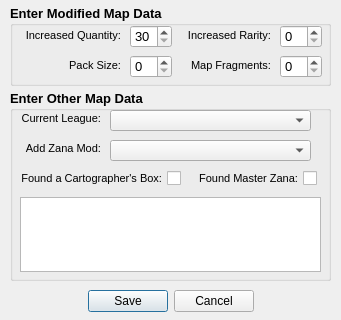
<?xml version="1.0" encoding="UTF-8"?>
<ui version="4.0">
 <class>AddMore</class>
 <widget class="QDialog" name="AddMore">
  <property name="geometry">
   <rect>
    <x>0</x>
    <y>0</y>
    <width>341</width>
    <height>320</height>
   </rect>
  </property>
  <property name="windowTitle">
   <string>Add More Map Data</string>
  </property>
  <widget class="QDialogButtonBox" name="buttonBox">
   <property name="geometry">
    <rect>
     <x>10</x>
     <y>286</y>
     <width>321</width>
     <height>30</height>
    </rect>
   </property>
   <property name="orientation">
    <enum>Qt::Horizontal</enum>
   </property>
   <property name="standardButtons">
    <set>QDialogButtonBox::Cancel|QDialogButtonBox::Save</set>
   </property>
   <property name="centerButtons">
    <bool>true</bool>
   </property>
  </widget>
  <widget class="QGroupBox" name="unid_data">
   <property name="geometry">
    <rect>
     <x>10</x>
     <y>5</y>
     <width>321</width>
     <height>81</height>
    </rect>
   </property>
   <property name="font">
    <font>
     <pointsize>10</pointsize>
     <weight>75</weight>
     <bold>true</bold>
    </font>
   </property>
   <property name="title">
    <string>Enter Modified Map Data</string>
   </property>
   <widget class="QSpinBox" name="add_pack_size">
    <property name="geometry">
     <rect>
      <x>120</x>
      <y>50</y>
      <width>42</width>
      <height>23</height>
     </rect>
    </property>
    <property name="font">
     <font>
      <weight>50</weight>
      <bold>false</bold>
     </font>
    </property>
    <property name="cursor">
     <cursorShape>PointingHandCursor</cursorShape>
    </property>
    <property name="readOnly">
     <bool>false</bool>
    </property>
    <property name="keyboardTracking">
     <bool>true</bool>
    </property>
    <property name="showGroupSeparator" stdset="0">
     <bool>false</bool>
    </property>
    <property name="maximum">
     <number>100</number>
    </property>
    <property name="singleStep">
     <number>1</number>
    </property>
   </widget>
   <widget class="QLabel" name="label_16">
    <property name="geometry">
     <rect>
      <x>10</x>
      <y>50</y>
      <width>101</width>
      <height>20</height>
     </rect>
    </property>
    <property name="font">
     <font>
      <pointsize>8</pointsize>
      <weight>50</weight>
      <bold>false</bold>
     </font>
    </property>
    <property name="toolTip">
     <string>&lt;html&gt;&lt;head/&gt;&lt;body&gt;&lt;p&gt;Enter the Pack Size number found inside an unidentified map here.&lt;/p&gt;&lt;/body&gt;&lt;/html&gt;</string>
    </property>
    <property name="text">
     <string>Pack Size:</string>
    </property>
    <property name="alignment">
     <set>Qt::AlignRight|Qt::AlignTrailing|Qt::AlignVCenter</set>
    </property>
   </widget>
   <widget class="QSpinBox" name="add_iq">
    <property name="geometry">
     <rect>
      <x>120</x>
      <y>20</y>
      <width>42</width>
      <height>23</height>
     </rect>
    </property>
    <property name="font">
     <font>
      <pointsize>10</pointsize>
      <weight>50</weight>
      <bold>false</bold>
     </font>
    </property>
    <property name="cursor">
     <cursorShape>PointingHandCursor</cursorShape>
    </property>
    <property name="readOnly">
     <bool>false</bool>
    </property>
    <property name="keyboardTracking">
     <bool>true</bool>
    </property>
    <property name="showGroupSeparator" stdset="0">
     <bool>false</bool>
    </property>
    <property name="minimum">
     <number>30</number>
    </property>
    <property name="maximum">
     <number>500</number>
    </property>
    <property name="singleStep">
     <number>1</number>
    </property>
   </widget>
   <widget class="QLabel" name="label_15">
    <property name="geometry">
     <rect>
      <x>170</x>
      <y>20</y>
      <width>91</width>
      <height>20</height>
     </rect>
    </property>
    <property name="font">
     <font>
      <pointsize>8</pointsize>
      <weight>50</weight>
      <bold>false</bold>
     </font>
    </property>
    <property name="toolTip">
     <string>&lt;html&gt;&lt;head/&gt;&lt;body&gt;&lt;p&gt;Enter the IR number found inside an unidentified map here.&lt;/p&gt;&lt;/body&gt;&lt;/html&gt;</string>
    </property>
    <property name="text">
     <string>Increased Rarity:</string>
    </property>
    <property name="alignment">
     <set>Qt::AlignRight|Qt::AlignTrailing|Qt::AlignVCenter</set>
    </property>
   </widget>
   <widget class="QSpinBox" name="add_ir">
    <property name="geometry">
     <rect>
      <x>270</x>
      <y>20</y>
      <width>42</width>
      <height>23</height>
     </rect>
    </property>
    <property name="font">
     <font>
      <weight>50</weight>
      <bold>false</bold>
     </font>
    </property>
    <property name="cursor">
     <cursorShape>PointingHandCursor</cursorShape>
    </property>
    <property name="readOnly">
     <bool>false</bool>
    </property>
    <property name="keyboardTracking">
     <bool>true</bool>
    </property>
    <property name="showGroupSeparator" stdset="0">
     <bool>false</bool>
    </property>
    <property name="maximum">
     <number>500</number>
    </property>
    <property name="singleStep">
     <number>1</number>
    </property>
   </widget>
   <widget class="QLabel" name="label_14">
    <property name="geometry">
     <rect>
      <x>10</x>
      <y>20</y>
      <width>101</width>
      <height>20</height>
     </rect>
    </property>
    <property name="font">
     <font>
      <pointsize>8</pointsize>
      <weight>50</weight>
      <bold>false</bold>
     </font>
    </property>
    <property name="toolTip">
     <string>&lt;html&gt;&lt;head/&gt;&lt;body&gt;&lt;p&gt;Enter the IQ number found inside an unidentified map here.&lt;/p&gt;&lt;/body&gt;&lt;/html&gt;</string>
    </property>
    <property name="text">
     <string>Increased Quantity:</string>
    </property>
    <property name="alignment">
     <set>Qt::AlignRight|Qt::AlignTrailing|Qt::AlignVCenter</set>
    </property>
   </widget>
   <widget class="QLabel" name="label_18">
    <property name="geometry">
     <rect>
      <x>170</x>
      <y>50</y>
      <width>91</width>
      <height>20</height>
     </rect>
    </property>
    <property name="font">
     <font>
      <pointsize>8</pointsize>
      <weight>50</weight>
      <bold>false</bold>
     </font>
    </property>
    <property name="toolTip">
     <string>&lt;html&gt;&lt;head/&gt;&lt;body&gt;&lt;p&gt;Note: If the map is unidentified you don't need to enter map fragments (bonus IQ) here since it will be represented in the IQ number in map.  So just enter that IQ.&lt;/p&gt;&lt;/body&gt;&lt;/html&gt;</string>
    </property>
    <property name="text">
     <string>Map Fragments:</string>
    </property>
    <property name="alignment">
     <set>Qt::AlignRight|Qt::AlignTrailing|Qt::AlignVCenter</set>
    </property>
   </widget>
   <widget class="QSpinBox" name="add_fragments">
    <property name="geometry">
     <rect>
      <x>270</x>
      <y>50</y>
      <width>42</width>
      <height>23</height>
     </rect>
    </property>
    <property name="font">
     <font>
      <weight>50</weight>
      <bold>false</bold>
     </font>
    </property>
    <property name="cursor">
     <cursorShape>PointingHandCursor</cursorShape>
    </property>
    <property name="readOnly">
     <bool>false</bool>
    </property>
    <property name="keyboardTracking">
     <bool>true</bool>
    </property>
    <property name="showGroupSeparator" stdset="0">
     <bool>false</bool>
    </property>
    <property name="maximum">
     <number>3</number>
    </property>
    <property name="singleStep">
     <number>1</number>
    </property>
   </widget>
  </widget>
  <widget class="QGroupBox" name="other_data">
   <property name="geometry">
    <rect>
     <x>10</x>
     <y>90</y>
     <width>321</width>
     <height>191</height>
    </rect>
   </property>
   <property name="font">
    <font>
     <pointsize>10</pointsize>
     <weight>75</weight>
     <bold>true</bold>
    </font>
   </property>
   <property name="title">
    <string>Enter Other Map Data</string>
   </property>
   <property name="flat">
    <bool>false</bool>
   </property>
   <property name="checkable">
    <bool>false</bool>
   </property>
   <widget class="QCheckBox" name="zana_box">
    <property name="geometry">
     <rect>
      <x>186</x>
      <y>80</y>
      <width>121</width>
      <height>17</height>
     </rect>
    </property>
    <property name="font">
     <font>
      <pointsize>8</pointsize>
      <weight>50</weight>
      <bold>false</bold>
     </font>
    </property>
    <property name="cursor">
     <cursorShape>PointingHandCursor</cursorShape>
    </property>
    <property name="layoutDirection">
     <enum>Qt::RightToLeft</enum>
    </property>
    <property name="text">
     <string>Found Master Zana:</string>
    </property>
    <property name="checked">
     <bool>false</bool>
    </property>
   </widget>
   <widget class="QCheckBox" name="carto_box">
    <property name="geometry">
     <rect>
      <x>10</x>
      <y>80</y>
      <width>161</width>
      <height>17</height>
     </rect>
    </property>
    <property name="font">
     <font>
      <pointsize>8</pointsize>
      <weight>50</weight>
      <bold>false</bold>
     </font>
    </property>
    <property name="cursor">
     <cursorShape>PointingHandCursor</cursorShape>
    </property>
    <property name="layoutDirection">
     <enum>Qt::RightToLeft</enum>
    </property>
    <property name="text">
     <string>Found a Cartographer's Box:</string>
    </property>
    <property name="checked">
     <bool>false</bool>
    </property>
   </widget>
   <widget class="QPlainTextEdit" name="map_notes">
    <property name="geometry">
     <rect>
      <x>10</x>
      <y>107</y>
      <width>301</width>
      <height>75</height>
     </rect>
    </property>
    <property name="font">
     <font>
      <pointsize>8</pointsize>
      <weight>50</weight>
      <bold>false</bold>
     </font>
    </property>
    <property name="whatsThis">
     <string>&lt;html&gt;&lt;head/&gt;&lt;body&gt;&lt;p&gt;&lt;br/&gt;&lt;/p&gt;&lt;/body&gt;&lt;/html&gt;</string>
    </property>
    <property name="lineWrapMode">
     <enum>QPlainTextEdit::WidgetWidth</enum>
    </property>
    <property name="plainText">
     <string/>
    </property>
    <property name="placeholderText">
     <string>Enter any other notes about the currently running map here.</string>
    </property>
   </widget>
   <widget class="QComboBox" name="add_zana_mod">
    <property name="geometry">
     <rect>
      <x>100</x>
      <y>50</y>
      <width>201</width>
      <height>21</height>
     </rect>
    </property>
    <property name="font">
     <font>
      <weight>50</weight>
      <bold>false</bold>
     </font>
    </property>
    <property name="cursor">
     <cursorShape>PointingHandCursor</cursorShape>
    </property>
   </widget>
   <widget class="QLabel" name="label_17">
    <property name="geometry">
     <rect>
      <x>10</x>
      <y>50</y>
      <width>81</width>
      <height>16</height>
     </rect>
    </property>
    <property name="font">
     <font>
      <pointsize>8</pointsize>
      <weight>50</weight>
      <bold>false</bold>
     </font>
    </property>
    <property name="layoutDirection">
     <enum>Qt::LeftToRight</enum>
    </property>
    <property name="text">
     <string>Add Zana Mod:</string>
    </property>
    <property name="alignment">
     <set>Qt::AlignRight|Qt::AlignTrailing|Qt::AlignVCenter</set>
    </property>
   </widget>
   <widget class="QLabel" name="label_19">
    <property name="geometry">
     <rect>
      <x>10</x>
      <y>20</y>
      <width>81</width>
      <height>16</height>
     </rect>
    </property>
    <property name="font">
     <font>
      <pointsize>8</pointsize>
      <weight>50</weight>
      <bold>false</bold>
     </font>
    </property>
    <property name="layoutDirection">
     <enum>Qt::LeftToRight</enum>
    </property>
    <property name="text">
     <string>Current League:</string>
    </property>
    <property name="alignment">
     <set>Qt::AlignRight|Qt::AlignTrailing|Qt::AlignVCenter</set>
    </property>
   </widget>
   <widget class="QComboBox" name="add_league">
    <property name="geometry">
     <rect>
      <x>100</x>
      <y>20</y>
      <width>201</width>
      <height>21</height>
     </rect>
    </property>
    <property name="font">
     <font>
      <weight>50</weight>
      <bold>false</bold>
     </font>
    </property>
    <property name="cursor">
     <cursorShape>PointingHandCursor</cursorShape>
    </property>
   </widget>
  </widget>
 </widget>
 <resources/>
 <connections>
  <connection>
   <sender>buttonBox</sender>
   <signal>accepted()</signal>
   <receiver>AddMore</receiver>
   <slot>accept()</slot>
   <hints>
    <hint type="sourcelabel">
     <x>248</x>
     <y>254</y>
    </hint>
    <hint type="destinationlabel">
     <x>157</x>
     <y>274</y>
    </hint>
   </hints>
  </connection>
  <connection>
   <sender>buttonBox</sender>
   <signal>rejected()</signal>
   <receiver>AddMore</receiver>
   <slot>reject()</slot>
   <hints>
    <hint type="sourcelabel">
     <x>316</x>
     <y>260</y>
    </hint>
    <hint type="destinationlabel">
     <x>286</x>
     <y>274</y>
    </hint>
   </hints>
  </connection>
 </connections>
</ui>
